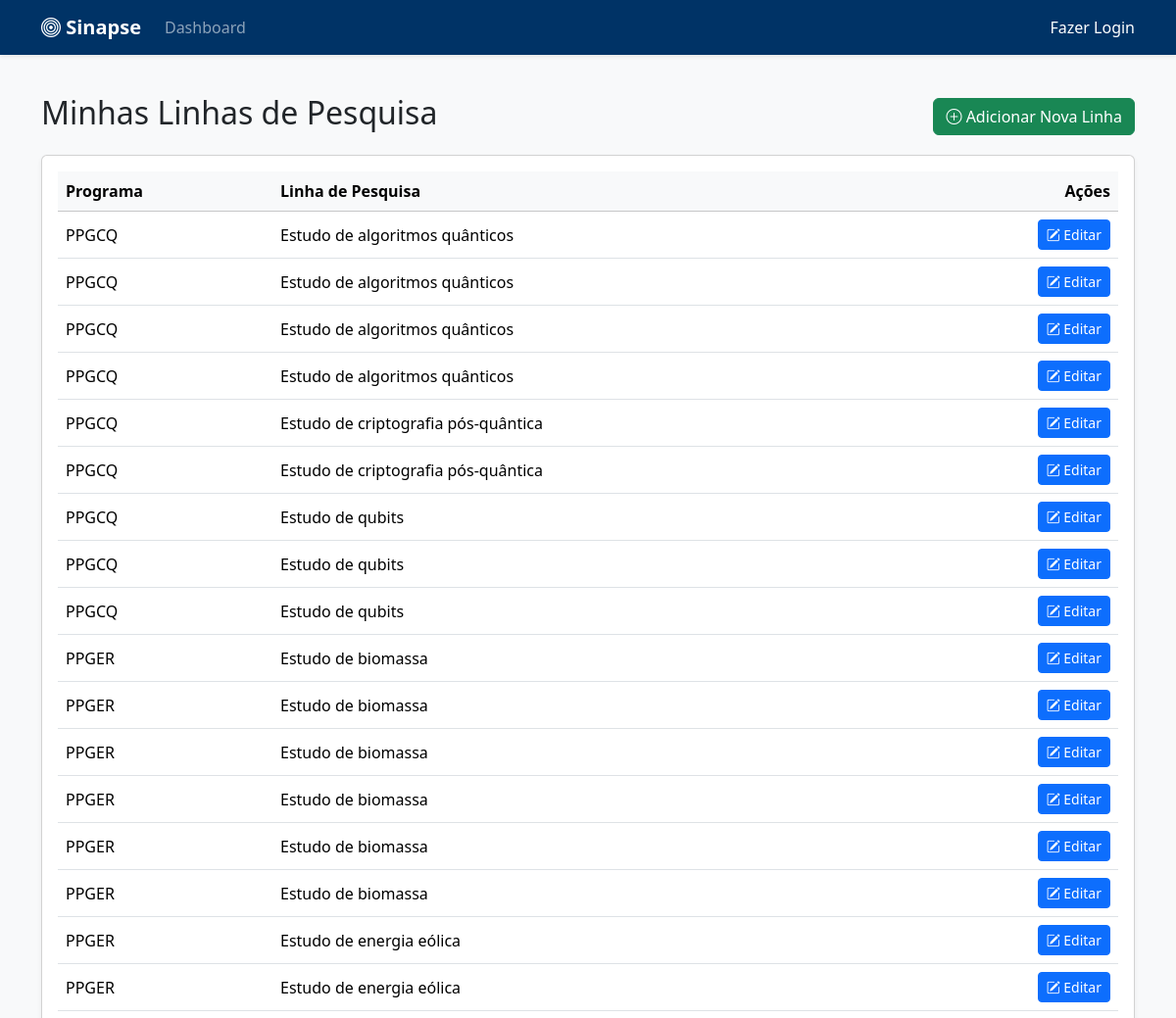
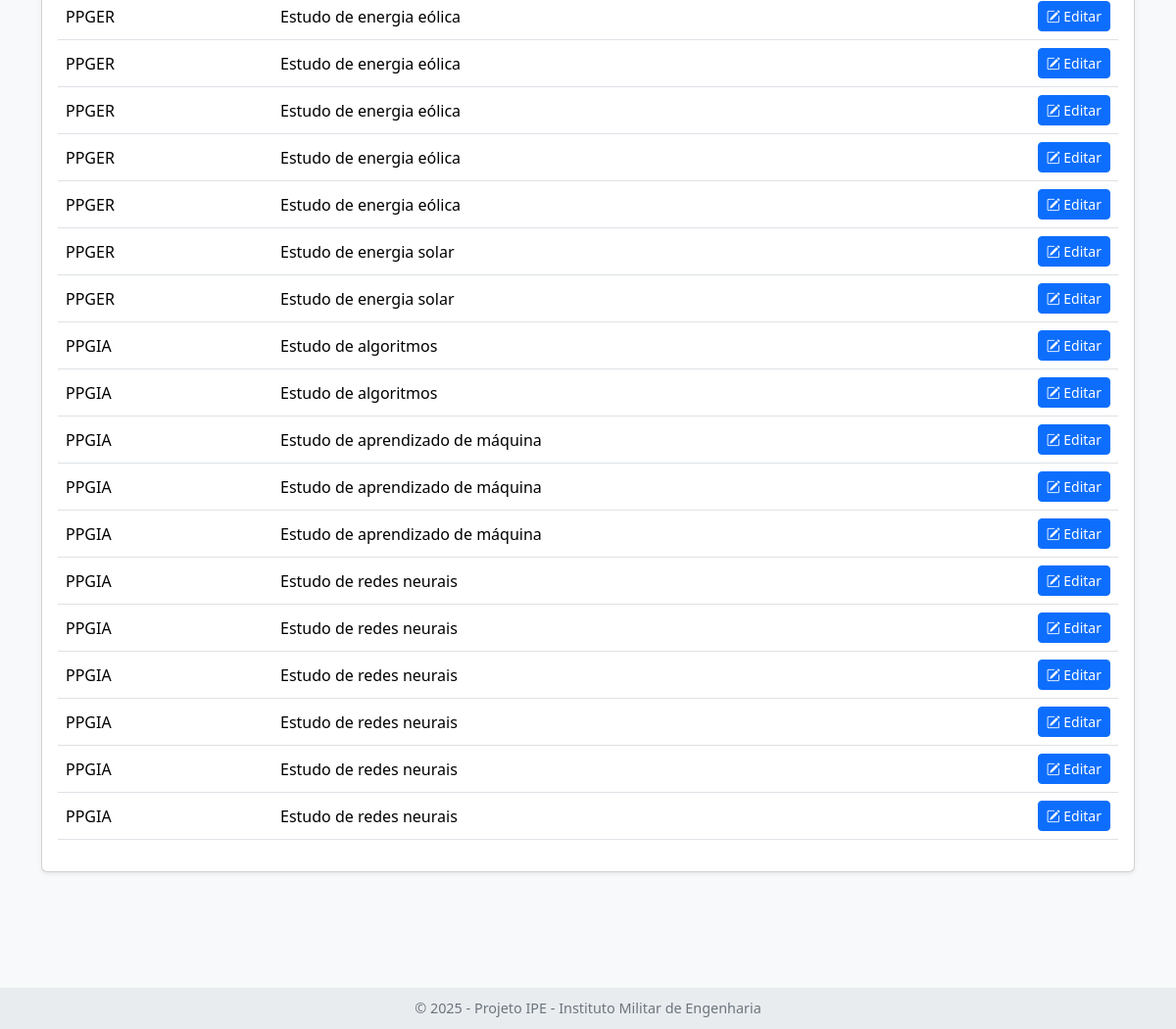
Page /linhas (signed in) on the committed database (2 pictures, top to bottom).
### tables this page shows
CREATE TABLE linha_ime (
                id INTEGER PRIMARY KEY AUTOINCREMENT,
                programa TEXT,
                linha TEXT,
                descricao TEXT,
                emails_contato TEXT,
                embedding BLOB,
                user_id INTEGER,
                FOREIGN KEY (user_id) REFERENCES users (id)
            );

### app.py (the view)
@app.route('/linhas')
@login_required
def listar_linhas():
    user_id = session['user_id']
    linhas = motor.get_linhas_by_user(user_id)
    return render_template('linhas.html', linhas=linhas)

### app.py (called while the page is built)
def login_required(f):
    @wraps(f)
    def decorated_function(*args, **kwargs):
        if 'user_id' not in session:
            flash("Você precisa fazer login para acessar esta página.", "warning")
            return redirect(url_for('home'))
        return f(*args, **kwargs)
    return decorated_function

### motor_ia.py (called while the page is built)
    def _get_db_conn(self):
        try:
            sqlite3.register_adapter(np.ndarray, lambda arr: arr.astype(np.float32).tobytes())
            sqlite3.register_converter("vector", lambda b: np.frombuffer(b, dtype=np.float32))
            conn = sqlite3.connect(self.db_path, detect_types=sqlite3.PARSE_DECLTYPES | sqlite3.PARSE_COLNAMES)
            conn.row_factory = self._dict_factory
            return conn
        except sqlite3.Error as e:
            print(f"Erro ao conectar ao banco de dados SQLite '{self.db_path}': {e}")
            return None

    def _dict_factory(self, cursor, row):
        d = {}
        for idx, col in enumerate(cursor.description):
            d[col[0]] = row[idx]
        return d

    def get_linhas_by_user(self, user_id):
        conn = self._get_db_conn()
        if not conn: return []
        try:
            cursor = conn.cursor()
            linhas = cursor.execute("SELECT * FROM linha_ime WHERE user_id = ? ORDER BY programa, linha", (user_id,)).fetchall()
            conn.close()
            return linhas
        except sqlite3.Error as e:
            print(f"Erro ao buscar linhas por usuário: {e}")
            conn.close()
            return []

### templates/linhas.html (shortened to what this page needs)
{% extends "base.html" %}
{% block content %}
<div class="d-flex justify-content-between align-items-center mb-3">
    <h2>Minhas Linhas de Pesquisa</h2>
    <a href="{{ url_for('adicionar_linha') }}" class="btn btn-success">
        <i class="bi bi-plus-circle"></i> Adicionar Nova Linha
    </a>
</div>
<div class="card shadow-sm">
    <div class="card-body">
        <div class="table-responsive">
            <table class="table table-hover align-middle">
                <thead class="table-light">
                    <tr>
                        <th>Programa</th>
                        <th>Linha de Pesquisa</th>
                        <th class="text-end">Ações</th>
                    </tr>
                </thead>
                <tbody>
                    {% for linha in linhas %}
                    <tr>
                        <td>{{ linha.programa }}</td>
                        <td>{{ linha.linha }}</td>
                        <td class="text-end">
                            <a href="{{ url_for('editar_linha', linha_id=linha.id) }}" class="btn btn-sm btn-primary">
                                <i class="bi bi-pencil-square"></i> Editar
                            </a>
                        </td>
                    </tr>
                    {% else %}
                    <tr>
                        <td colspan="3" class="text-center text-muted p-4">Você ainda não cadastrou nenhuma linha de pesquisa. Clique em "Adicionar Nova Linha" para começar.</td>
                    </tr>
                    {% endfor %}
                </tbody>
            </table>
        </div>
    </div>
</div>
{% endblock %}

### templates/base.html (style rules this page uses)
body { background-color: #f8f9fa; padding-bottom: 80px; }
.btn-success { background-color: #198754; border-color: #198754; }
.btn-primary { background-color: #0d6efd; border-color: #0d6efd; }

### rows in the picture
linha_ime: programa "PPGCQ", linha "Estudo de algoritmos quânticos"
linha_ime: programa "PPGCQ", linha "Estudo de algoritmos quânticos"
linha_ime: programa "PPGCQ", linha "Estudo de algoritmos quânticos"
linha_ime: programa "PPGCQ", linha "Estudo de algoritmos quânticos"
linha_ime: programa "PPGCQ", linha "Estudo de criptografia pós-quântica"
linha_ime: programa "PPGCQ", linha "Estudo de criptografia pós-quântica"
linha_ime: programa "PPGCQ", linha "Estudo de qubits"
linha_ime: programa "PPGCQ", linha "Estudo de qubits"
linha_ime: programa "PPGCQ", linha "Estudo de qubits"
linha_ime: programa "PPGER", linha "Estudo de biomassa"
linha_ime: programa "PPGER", linha "Estudo de biomassa"
linha_ime: programa "PPGER", linha "Estudo de biomassa"
linha_ime: programa "PPGER", linha "Estudo de biomassa"
linha_ime: programa "PPGER", linha "Estudo de biomassa"
linha_ime: programa "PPGER", linha "Estudo de biomassa"
linha_ime: programa "PPGER", linha "Estudo de energia eólica"
linha_ime: programa "PPGER", linha "Estudo de energia eólica"
linha_ime: programa "PPGER", linha "Estudo de energia eólica"
linha_ime: programa "PPGER", linha "Estudo de energia eólica"
linha_ime: programa "PPGER", linha "Estudo de energia eólica"
linha_ime: programa "PPGER", linha "Estudo de energia eólica"
linha_ime: programa "PPGER", linha "Estudo de energia eólica"
linha_ime: programa "PPGER", linha "Estudo de energia solar"
linha_ime: programa "PPGER", linha "Estudo de energia solar"
linha_ime: programa "PPGIA", linha "Estudo de algoritmos"
linha_ime: programa "PPGIA", linha "Estudo de algoritmos"
linha_ime: programa "PPGIA", linha "Estudo de aprendizado de máquina"
linha_ime: programa "PPGIA", linha "Estudo de aprendizado de máquina"
linha_ime: programa "PPGIA", linha "Estudo de aprendizado de máquina"
linha_ime: programa "PPGIA", linha "Estudo de redes neurais"
linha_ime: programa "PPGIA", linha "Estudo de redes neurais"
linha_ime: programa "PPGIA", linha "Estudo de redes neurais"
linha_ime: programa "PPGIA", linha "Estudo de redes neurais"
linha_ime: programa "PPGIA", linha "Estudo de redes neurais"
linha_ime: programa "PPGIA", linha "Estudo de redes neurais"
